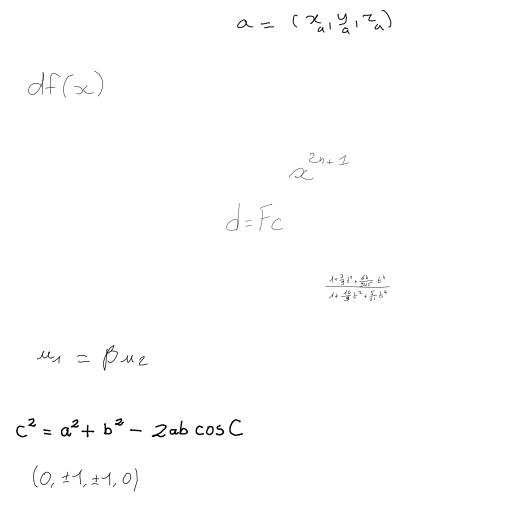
#> input picture scene_formula/generated_image/img_123.png, 1024 x 1024 px, found by its file name (shown at 1/2 size); its folder holds only this picture in this run
$ python preprocess.py
#> lines starting #> are read from the running program, lines starting #| are printed output that depends on the picture
import numpy as np
from PIL import Image, ImageDraw
import os
import random
from tqdm import tqdm

import cfg
from label import shrink


# [74 lines left out: functions batch_reorder_vertexes, reorder_vertexes, resize_image, not called in this run]


def preprocess():
    data_dir = cfg.data_dir
    origin_image_dir = os.path.join(data_dir, cfg.origin_image_dir_name)
    origin_txt_dir = os.path.join(data_dir, cfg.origin_txt_dir_name)
    train_image_dir = os.path.join(data_dir, cfg.train_image_dir_name)
    train_label_dir = os.path.join(data_dir, cfg.train_label_dir_name)
    if not os.path.exists(train_image_dir):
        os.mkdir(train_image_dir)
    if not os.path.exists(train_label_dir):
        os.mkdir(train_label_dir)
    draw_gt_quad = cfg.draw_gt_quad
    show_gt_image_dir = os.path.join(data_dir, cfg.show_gt_image_dir_name)
    if not os.path.exists(show_gt_image_dir):
        os.mkdir(show_gt_image_dir)
    show_act_image_dir = os.path.join(cfg.data_dir, cfg.show_act_image_dir_name)
    if not os.path.exists(show_act_image_dir):
        os.mkdir(show_act_image_dir)

    o_img_list = os.listdir(origin_image_dir)
    print('found %d origin images.' % len(o_img_list))
    train_val_set = []
    for o_img_fname, _ in zip(o_img_list, tqdm(range(len(o_img_list)))):
        with Image.open(os.path.join(origin_image_dir, o_img_fname)) as im:
            # d_wight, d_height = resize_image(im)
#> im is the input picture: PIL image 1024x1024 RGBA; mean R, G, B, A 253.6, 253.6, 253.6, 255
            d_wight, d_height = cfg.max_train_img_size, cfg.max_train_img_size
            scale_ratio_w = d_wight / im.width
#> scale_ratio_w = 0.5
            scale_ratio_h = d_height / im.height
#> scale_ratio_h = 0.5
            im = im.resize((d_wight, d_height), Image.NEAREST).convert('RGB')
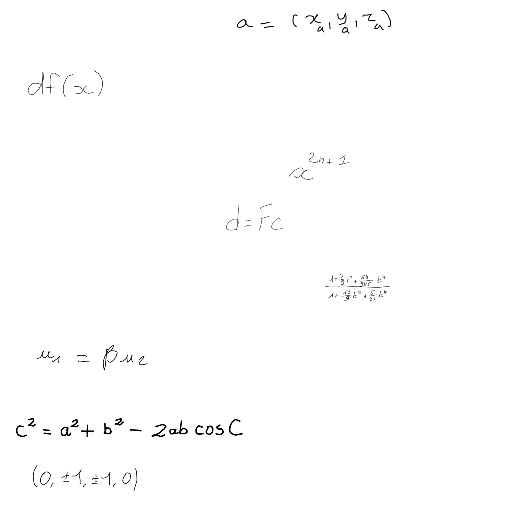
#> im: PIL image 512x512 RGB; min 0, max 255, mean 253.6
            show_gt_im = im.copy()
            # draw on the img
            draw = ImageDraw.Draw(show_gt_im)
#> (the run stopped early here; a loop or call above may not have finished)

$ run again, on scene_formula/generated_image/img_15.png
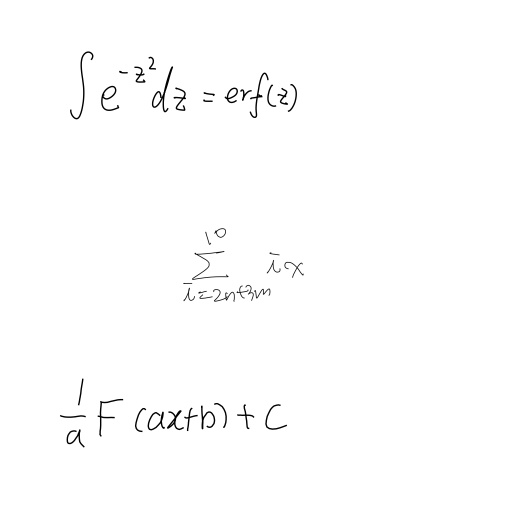
#> input picture scene_formula/generated_image/img_15.png, 1024 x 1024 px, found by its file name (shown at 1/2 size)
#> in preprocess, im is the input picture: PIL image 1024x1024 RGBA; mean R, G, B, A 253, 253, 253, 255
#> in preprocess, `im = im.resize((d_wight, d_height), Image.NEAREST).convert('RGB')`:
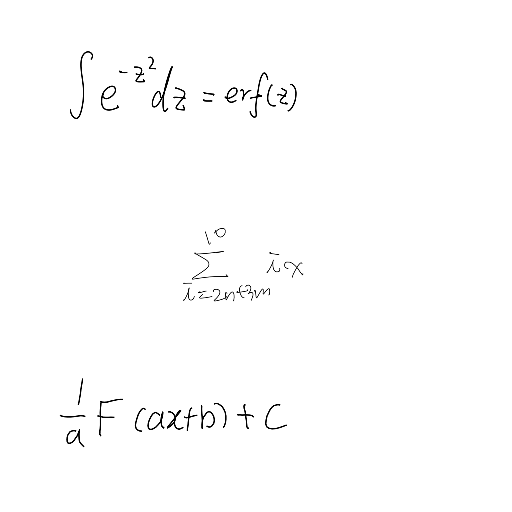
#> im: PIL image 512x512 RGB; min 0, max 255, mean 253

$ run again, on scene_formula/generated_image/img_166.png
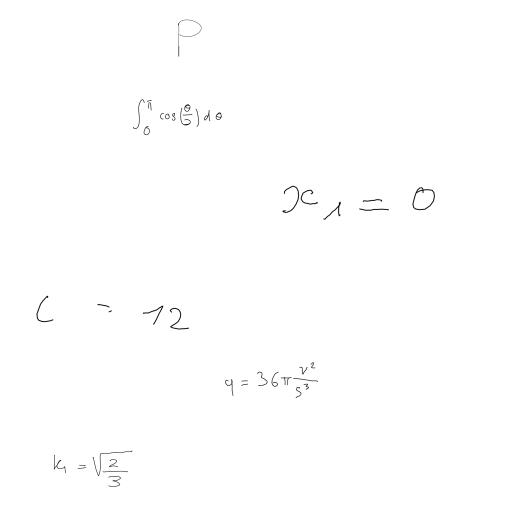
#> input picture scene_formula/generated_image/img_166.png, 1024 x 1024 px, found by its file name (shown at 1/2 size)
#> in preprocess, im is the input picture: PIL image 1024x1024 RGBA; mean R, G, B, A 254.2, 254.2, 254.2, 255
#> in preprocess, `im = im.resize((d_wight, d_height), Image.NEAREST).convert('RGB')`:
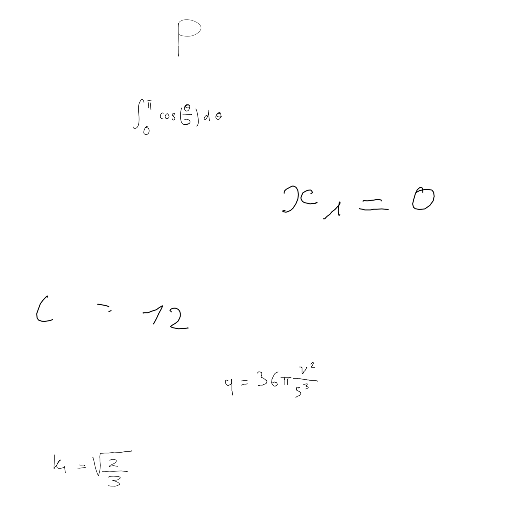
#> im: PIL image 512x512 RGB; min 0, max 255, mean 254.2

$ run again, on scene_formula/generated_image/img_17.png
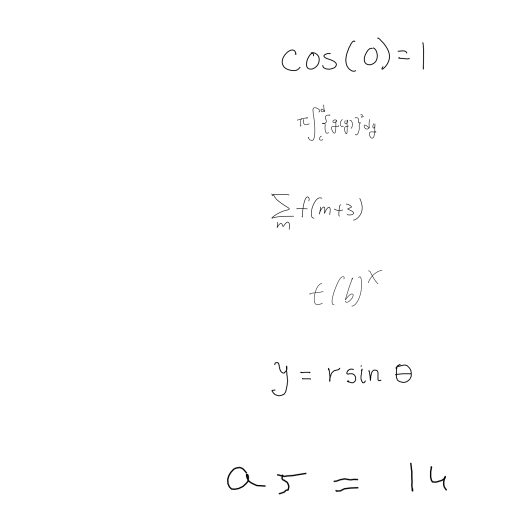
#> input picture scene_formula/generated_image/img_17.png, 1024 x 1024 px, found by its file name (shown at 1/2 size)
#> in preprocess, im is the input picture: PIL image 1024x1024 RGBA; mean R, G, B, A 253.7, 253.7, 253.7, 255
#> in preprocess, `im = im.resize((d_wight, d_height), Image.NEAREST).convert('RGB')`:
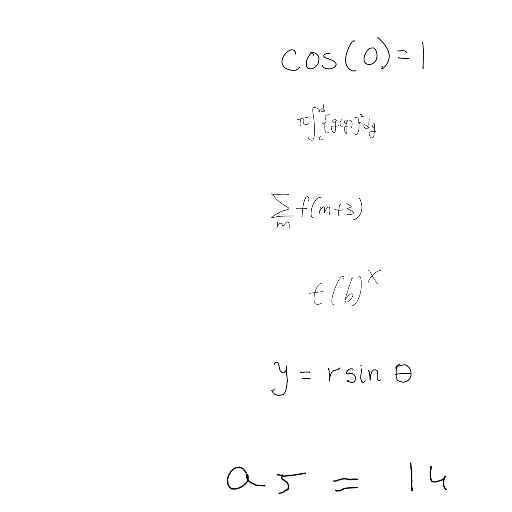
#> im: PIL image 512x512 RGB; min 0, max 255, mean 253.7

$ run again, on scene_formula/generated_image/img_13.png
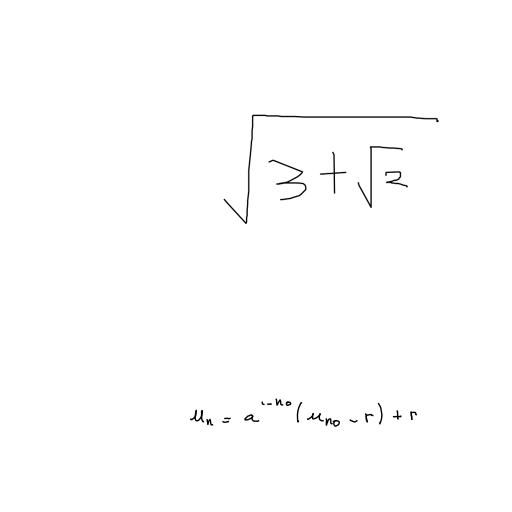
#> input picture scene_formula/generated_image/img_13.png, 1024 x 1024 px, found by its file name (shown at 1/2 size)
#> in preprocess, im is the input picture: PIL image 1024x1024 RGBA; mean R, G, B, A 253.7, 253.7, 253.7, 255
#> in preprocess, `im = im.resize((d_wight, d_height), Image.NEAREST).convert('RGB')`:
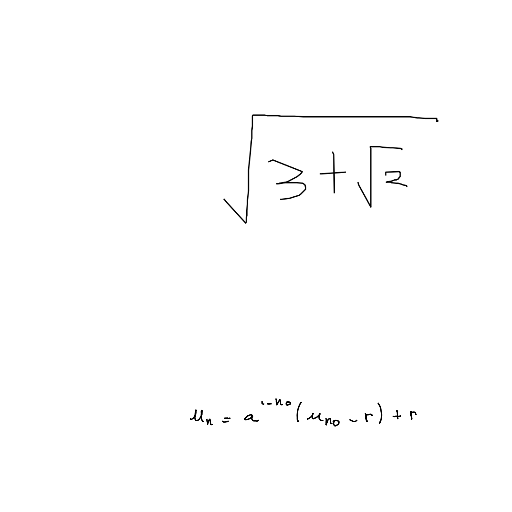
#> im: PIL image 512x512 RGB; min 0, max 255, mean 253.7
